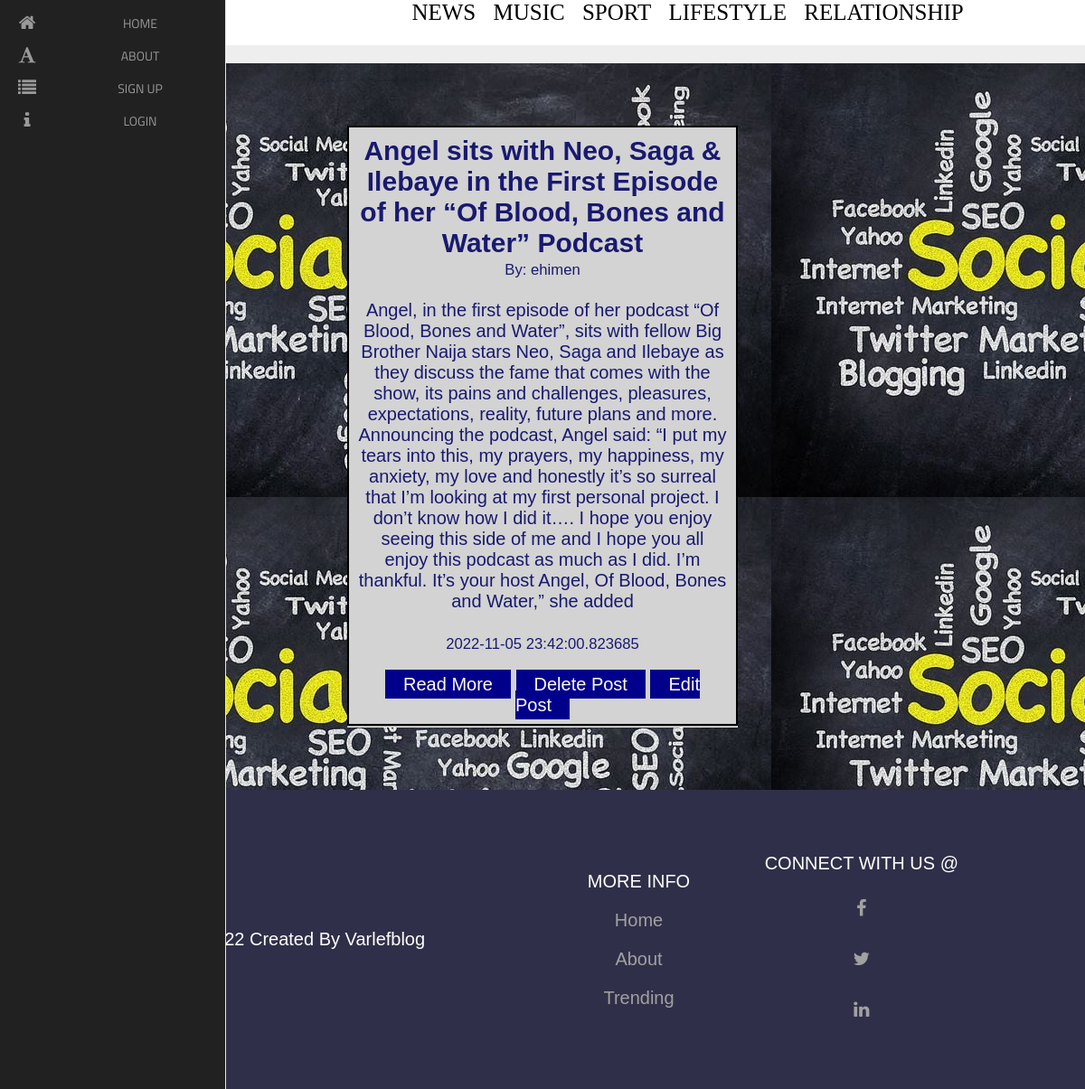
The page /posts on the database its author committed.
### app.py (models this page shows)
class Posts(db.Model):
	id = db.Column(db.Integer, primary_key=True)
	title = db.Column(db.String(255))
	author = db.Column(db.String(255))
	content = db.Column(db.Text)
	date_posted = db.Column(db.DateTime, default=datetime.utcnow)
	slug = db.Column(db.String(255))
	poster_id = db.Column(db.Integer, db.ForeignKey('user.id'))

### app.py (the view)
@app.route('/posts')
def posts():
	posts = Posts.query.order_by(Posts.date_posted)
	return render_template("posts.html", posts=posts)

### templates/posts.html (shortened to what this page needs)
{% extends 'base.html' %}
{% block content %}
<br/>
{% for post in posts %}
<div class="div">
		  <h2>{{ post.title }}</h2>
       <small>By: {{ post.author}}</small><br/><br/>
        {{ post.content}}<br/><br/>
        <small>{{ post.date_posted}}<br/><br/></small>
        <a href="{{url_for('post', id=post.id)}}" class="button">Read More</a>
        <a href="{{url_for('delete_post', id=post.id)}}" class="buttons">Delete Post</a>
        <a href="{{url_for('edit_post', id=post.id)}}" class="button">Edit Post</a>
  </div>
  <hr><br/>
        {% endfor %}
        <br/><br/>
{% endblock %}

### templates/base.html (shortened to what this page needs)
<!DOCTYPE html>
<html lang="en">
  <head>
    <link rel="stylesheet" href="../static/css/main.css">
  </head>
  <body>
    <div class="area"></div><nav class="main-menu">
      <ul>
          <li>
              <a href="{{url_for('index')}}">
                  <i class="fa fa-home fa-2x"></i>
                  <span class="nav-text">
                      HOME
                  </span>
              </a>
          </li>
          <li>
            <a href="{{url_for('about')}}">
                <i class="fa fa-font fa-2x"></i>
                <span class="nav-text">
                   ABOUT
                </span>
            </a>
        </li>
          {% if current_user.is_authenticated %}
          <!-- <li class="has-subnav">
              <a href="{{url_for('register')}}">
                 <i class="fa fa-list fa-2x"></i>
                  <span class="nav-text">
                      SIGN UP
                  </span>
              </a> -->
            {% else %}
            <li class="has-subnav">
                <a href="{{url_for('register')}}">
                   <i class="fa fa-list fa-2x"></i>
                    <span class="nav-text">
                        SIGN UP
                    </span>
                </a>
            {% endif %}
           {% if current_user.is_authenticated %}
          <!-- <li>
              <a href="{{url_for('login')}}">
                 <i class="fa fa-info fa-2x"></i>
                  <span class="nav-text">
                      LOGIN
                  </span>
              </a>
          </li>
      </ul> -->
      {% else %}
      <li>
        <a href="{{url_for('login')}}">
           <i class="fa fa-info fa-2x"></i>
            <span class="nav-text">
                LOGIN
            </span>
        </a>
         </li>
        </ul>
        {% endif %}
        <br/><br/><br/><br/><br/><br/><br/><br/><br/><br/><br/><br/><br/><br/><br/><br/><br/><br/><br/><br/><br/><br/><br/><br/>
  </nav>
    <header>
     <div class="logo">
        <a href="{{url_for('index')}}">VARLEFblog</a>
      </div>
      <div class="nav-item">
        {% if current_user.is_authenticated %}
          <a href="{{url_for('posts')}}">NEWS</a>
          <a href="{{url_for('musics')}}">MUSIC</a>
          <a href="{{url_for('Sports')}}">SPORT</a>
          <a href="{{url_for('Lifestyles')}}">LIFESTYLE</a>
          <a href="{{url_for('Relationships')}}">RELATIONSHIP</a>
        {% else %}
        <a href="{{url_for('posts')}}">NEWS</a>
        <a href="{{url_for('musics')}}">MUSIC</a>
        <a href="{{url_for('Sports')}}">SPORT</a>
        <a href="{{url_for('Lifestyles')}}">LIFESTYLE</a>
        <a href="{{url_for('Relationships')}}">RELATIONSHIP</a>
        {% endif %}
      </div>
    </header>
    <div class="containers">
    <main class="container">
        <br/><br/>
      {% block content %}
      {% endblock content %}
    </main>
</div>
<footer class="footer">
    <div class="copy">Copywright &copy; 2022 Created By Varlefblog</div>
    <div class="bottom-links">
      <div class="links">
        <span>More Info</span>
        <a href="{{url_for('index')}}">Home</a>
        <a href="{{url_for('about')}}">About</a>
        <a href="{{url_for('posts')}}">Trending</a>
      </div>
      <div class="links">
        <span>Connect With Us @</span>
        <a href="https://www.facebook.com/florence.akala.33"><i class="fa fa-facebook fa-2x"></i></a>
        <a href="https://twitter.com/EhimenEmmanuel6?t=Mh0wqRKYBkpMEjDTKyaR0Q&s=03"><i class="fa fa-twitter fa-2x"></i></a>
        <a href="https://www.linkedin.com/in/ehimen-akala-004038231"><i class="fa fa-linkedin fa-2x"></i></a>
      </div>
    </div>
  </footer>
  </body>
</html>

### static/css/main.css (style rules this page uses)
* { font-family: Arial, Helvetica, sans-serif; box-sizing: border-box; margin: 0; padding: 0; text-decoration: none; }
body { margin: 0; text-align: center; background-color: #eee; color: midnightblue; font-size: 20px; }
header { display: flex; flex-flow: row wrap; justify-content: space-between; margin-bottom: 20px; background-color: white; min-height: 50px; max-height: auto; }
header > * { flex: 1 1 auto; }
.nav-item, .logo { font-size: 25px; font-family: 'Sriracha', cursive; color: #000; text-decoration: none; margin-left: -30px; }
header a { font-size: 25px; font-family: 'Sriracha', cursive; color: #000; text-decoration: none; margin-right: 13px; }
a { text-decoration: none; color: darkmagenta; }
.container { width: 36%; margin: auto; }
.containers { background: url(../css/images/social-media-423857__480.jpg); }
.button { background-color: darkblue; max-width: fit-content; color: floralwhite; padding: 5px 20px; cursor: pointer; }
.buttons { background-color: darkblue; max-width: fit-content; color: floralwhite; padding: 5px 20px; cursor: pointer; }
.div { background-color: lightgrey; overflow: hidden; border: 2px solid black; padding: 9px; margin: auto; padding-left: auto; margin-left: auto; justify-content: left; }
.fa-2x { font-size: 2em; }
.fa { position: relative; display: table-cell; width: 60px; height: 36px; text-align: center; vertical-align: middle; font-size:20px; }
.main-menu { background:#212121; border-right:1px solid #e5e5e5; position:absolute; top:0; bottom: 0; height: auto; left:0; overflow: hidden; width:60px; -webkit-transition:width .05s linear; transition:width .05s linear; -webkit-transform:translateZ(0) scale(1,1); z-index:1000; }
.main-menu>ul { margin:7px 0; }
.main-menu li { position:relative; display:block; width:250px; }
.main-menu li>a { position:relative; display:table; border-collapse:collapse; border-spacing:0; color:#999; font-family: arial; font-size: 14px; text-decoration:none; -webkit-transform:translateZ(0) scale(1,1); -webkit-transition:all .1s linear; transition:all .1s linear; }
.main-menu .nav-text { position:relative; display:table-cell; vertical-align:middle; width:190px; font-family: 'Titillium Web', sans-serif; }
nav { -webkit-user-select:none; -moz-user-select:none; -ms-user-select:none; -o-user-select:none; user-select:none; }
nav ul,nav li { outline:0; margin:0; padding:0; }
.footer { display: flex; justify-content: space-between; align-items: center; background-color: #302f49; padding: 40px 100px; }
.footer .copy { color: #fff; }
.bottom-links { display: flex; justify-content: space-around; align-items: center; padding: 20px 0; }
.bottom-links .links { display: flex; flex-direction: column; justify-content: center; align-items: center; padding: 0 40px; }
.bottom-links .links span { font-size: 20px; color: #fff; text-transform: uppercase; margin: 10px 0; }
.bottom-links .links a { text-decoration: none; color: #a1a1a1; padding: 10px 20px; }

### rows shown on the page
Posts: title "Angel sits with Neo, Saga & Ilebaye in the First Episode of her “Of Blood, Bones and Water” Podcast", author "ehimen", content "Angel, in the first episode of her podcast “Of Blood, Bones and Water”, sits with fellow Big Brother Naija stars Neo, Saga and Ilebaye as they discuss the fame that comes with the show, its pains and challenges, pleasures, expectations, reality, future plans and more. Announcing the podcast, Angel said: “I put my tears into this, my prayers, my happiness, my anxiety, my love and honestly it’s so surreal that I’m looking at my first personal project. I don’t know how I did it…. I hope you enjoy seeing this side of me and I hope you all enjoy this podcast as much as I did. I’m thankful. It’s your host Angel, Of Blood, Bones and Water,” she added", date_posted "2022-11-05 23:42:00.823685"
